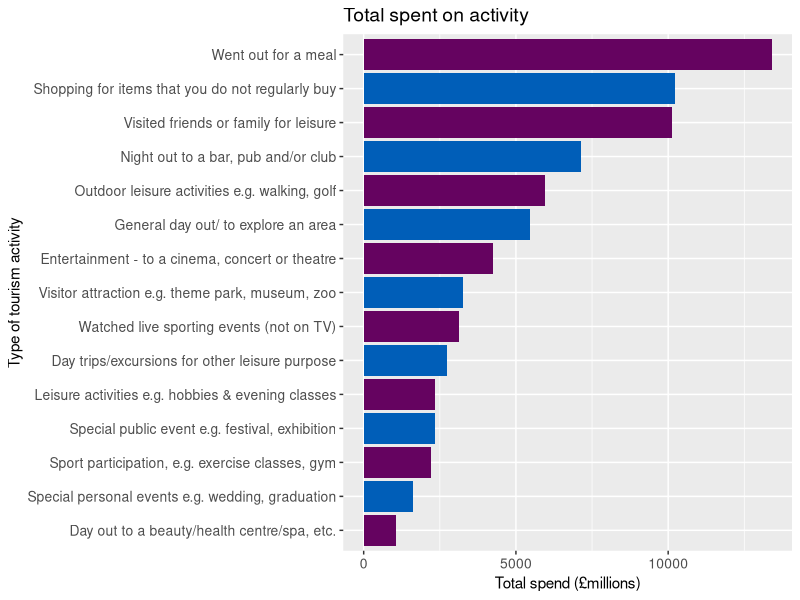
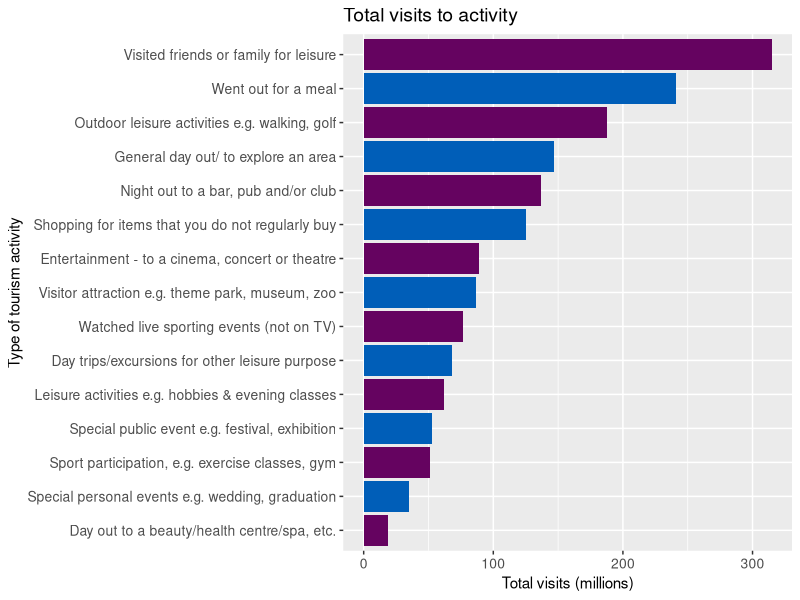
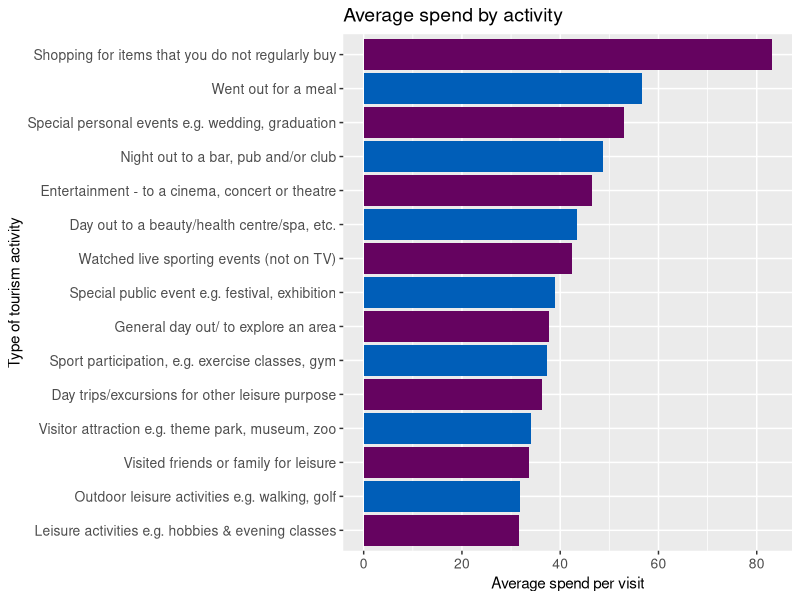
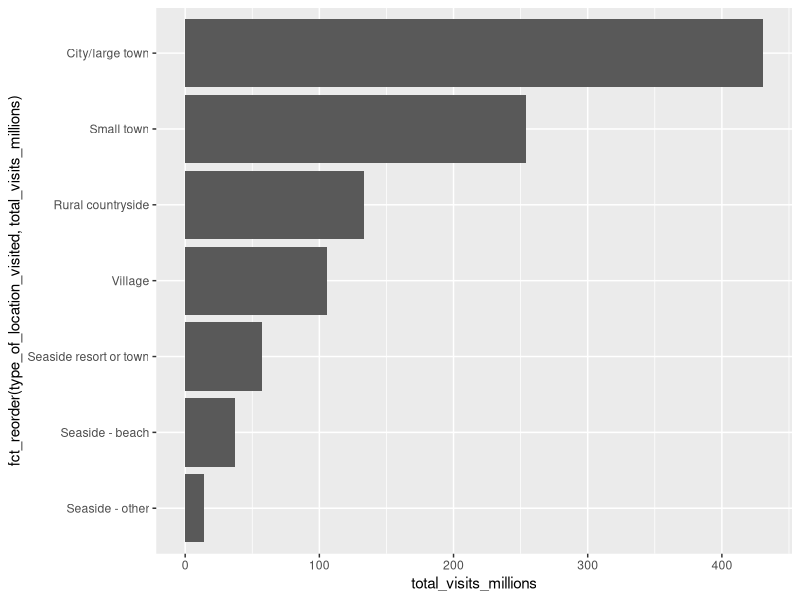
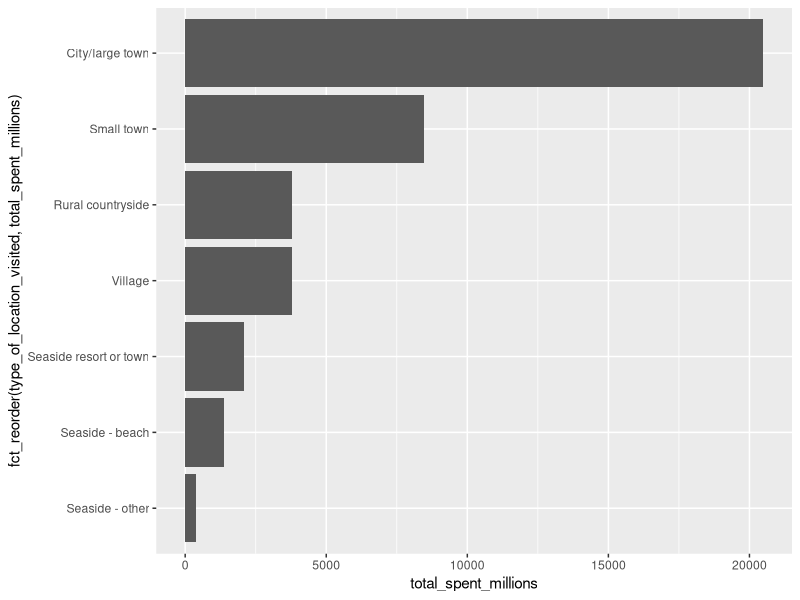
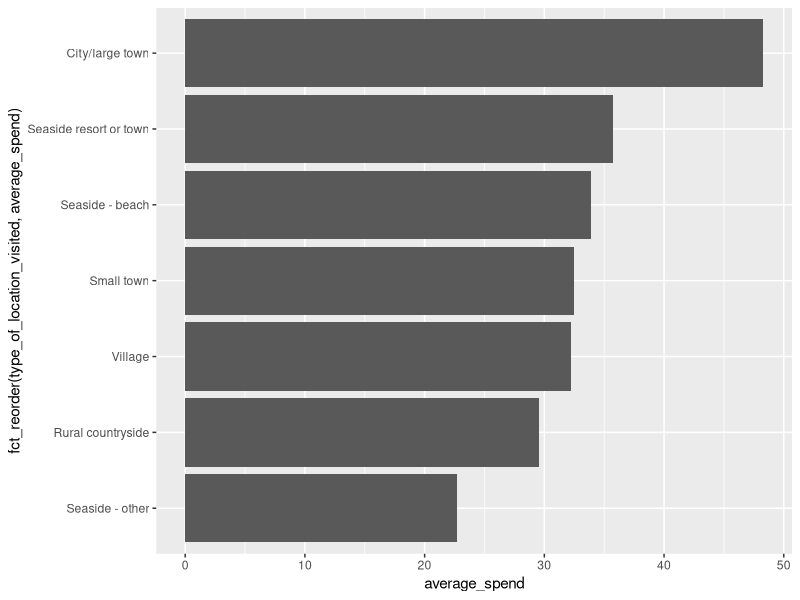
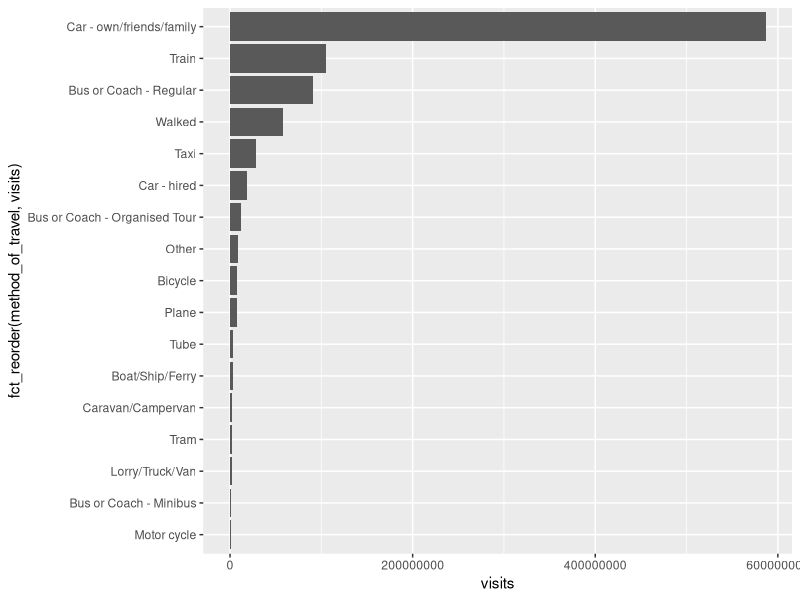
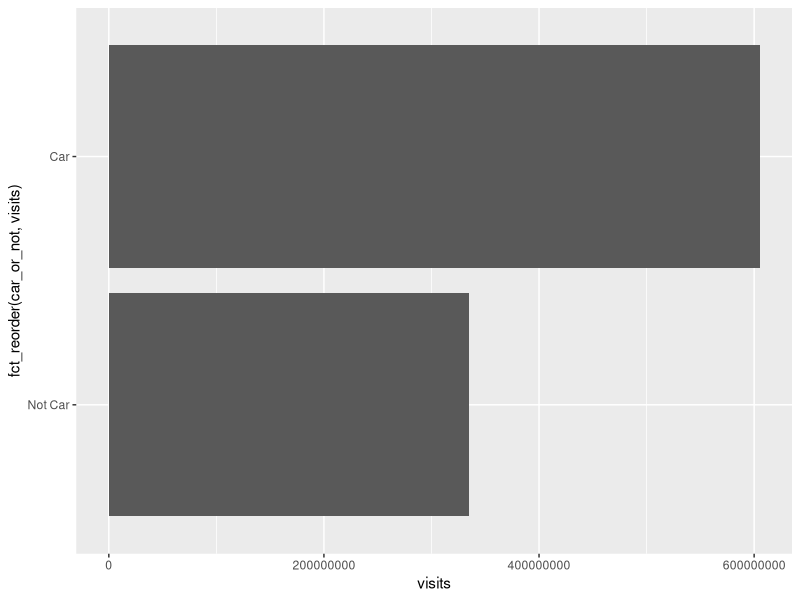

Write R code to recreate these figures, in order.
## ---- chunk 1
library(tidyverse)
library(here)

options(scipen = 999)
## ---- chunk 2

visit_theme <- theme(axis.text = element_text(size = 10),
                    plot.title = element_text(size = 14),
                    panel.grid.minor.y = element_blank())

visit_colour <- c("#650360", "#005EB8")
#other colour to consider #211511

## ---- chunk 3
activities <- read_csv(here("clean data/activities.csv"))

locations <- read_csv(here("clean data/location.csv"))

travel <- read_csv(here("clean data/travel.csv"))

accomodation <- read_csv(here("clean data/accomodation.csv"))

demographics <- read_csv(here("clean data/demographics.csv"))
## ---- chunk 4

activities <- activities %>% 
  mutate(gdp_spent_millions = gbp_spent/1000000,
         visits_millions = visits/1000000)

activities %>% 
  filter(tourism_activity != "All") %>% 
  group_by(tourism_activity) %>% 
  summarise(total_income_millions = sum(gdp_spent_millions)) %>% 
  arrange(desc(total_income_millions))

activities %>% 
  filter(tourism_activity != "All") %>% 
  group_by(tourism_activity) %>% 
  summarise(total_income_millions = sum(gdp_spent_millions)) %>% 
  arrange(desc(total_income_millions)) %>%
  mutate(tourism_order = 1:n()) %>%
  mutate(tourism_order = as.character(tourism_order)) %>% 
  ggplot(aes(x = total_income_millions, y = fct_reorder( tourism_activity, total_income_millions), fill = forcats::fct_inorder( tourism_order))) +
  geom_col()+
  scale_fill_manual(values = rep(visit_colour, length.out = 15))+
  theme(legend.position = "none")+
  labs(x = "Total spend (£millions)",
       y = "Type of tourism activity",
       title = "Total spent on activity")+
  visit_theme

## ---- chunk 5

activities %>% 
  filter(tourism_activity != "All") %>% 
  group_by(tourism_activity) %>% 
  summarise(total_visits_millions = sum(visits_millions)) %>% 
  arrange(desc(total_visits_millions))

activities %>% 
  filter(tourism_activity != "All") %>% 
  group_by(tourism_activity) %>% 
  summarise(total_visits_millions = sum(visits_millions)) %>% 
  arrange(desc(total_visits_millions)) %>% 
  mutate(tourism_order = 1:n()) %>%
  mutate(tourism_order = as.character(tourism_order)) %>% 
  ggplot(aes(x = total_visits_millions, y = fct_reorder(tourism_activity, total_visits_millions), fill = forcats::fct_inorder(tourism_order))) +
  geom_col()+
  scale_fill_manual(values = rep(visit_colour, length.out = 15))+
  theme(legend.position = "none")+
  labs(x = "Total visits (millions)",
       y = "Type of tourism activity",
       title = "Total visits to activity")+
  visit_theme

## ---- chunk 6

activities %>% 
  mutate(spend_per_visit = gdp_spent_millions / visits_millions) %>% 
  filter(tourism_activity != "All") %>% 
  group_by(tourism_activity) %>% 
  summarise(average_spend_per_visit = mean(spend_per_visit)) %>% 
  arrange(desc(average_spend_per_visit))

activities %>% 
  mutate(spend_per_visit = gdp_spent_millions / visits_millions) %>% 
  filter(tourism_activity != "All") %>% 
  group_by(tourism_activity) %>% 
  summarise(average_spend_per_visit = median(spend_per_visit)) %>% 
  arrange(desc(average_spend_per_visit)) %>% 
  mutate(tourism_order = 1:n()) %>%
  mutate(tourism_order = as.character(tourism_order)) %>% 
  ggplot(aes(x = average_spend_per_visit, y = fct_reorder(tourism_activity, average_spend_per_visit), fill = forcats::fct_inorder(tourism_order))) +
  geom_col()+
  scale_fill_manual(values = rep(visit_colour, length.out = 15))+
  theme(legend.position = "none")+
  labs(x = "Average spend per visit",
       y = "Type of tourism activity",
       title = "Average spend by activity")+
  visit_theme  

## ---- chunk 7

locations %>% 
  filter(type_of_location_visited != "All areas") %>% 
  mutate(visits_millions = visits / 1000000) %>% 
  group_by(type_of_location_visited) %>% 
  summarise(total_visits_millions = sum(visits_millions)) %>% 
  ggplot(aes(x = total_visits_millions, y = fct_reorder(type_of_location_visited, total_visits_millions))) +
  geom_col()

locations %>% 
  filter(type_of_location_visited != "All areas") %>% 
  mutate(spend_millions = gbp_spent / 1000000) %>% 
  group_by(type_of_location_visited) %>% 
  summarise(total_spent_millions = sum(spend_millions)) %>% 
  ggplot(aes(x = total_spent_millions, y = fct_reorder(type_of_location_visited, total_spent_millions))) +
  geom_col()

locations %>% 
  mutate(spend_per_visit = gbp_spent / visits) %>% 
  filter(type_of_location_visited != "All areas") %>% 
  group_by(type_of_location_visited) %>% 
  summarise(average_spend = median(spend_per_visit)) %>% 
  ggplot(aes(x = average_spend, y = fct_reorder(type_of_location_visited, average_spend))) +
  geom_col()

## ---- chunk 8
travel %>% 
  filter(method_of_travel != "All") %>% 
  ggplot(aes(x = visits, y = fct_reorder(method_of_travel, visits))) +
  geom_col()

travel %>% 
  mutate(car_or_not = case_when(method_of_travel == "Car - hired" ~ "Car",
                                method_of_travel == "Car - own/friends/family" ~ "Car",
                                TRUE ~ "Not Car")) %>% 
  filter(method_of_travel != "All") %>% 
  ggplot(aes(x = visits, y = fct_reorder(car_or_not, visits))) +
  geom_col()

travel %>% 
  mutate(public_or_not = case_when(method_of_travel == "Boat/Ship/Ferry" ~ "Public",
                                   method_of_travel == "Bus or Coach - Minibus" ~ "Public",
                                   method_of_travel == "Bus or Coach - Organised Tour" ~ "Public",
                                   method_of_travel == "Bus or Coach - Regular" ~ "Public",
                                   method_of_travel == "Plane" ~ "Public",
                                   method_of_travel == "Taxi" ~ "Public",
                                   method_of_travel == "Train" ~ "Public",
                                   method_of_travel == "Tram" ~ "Public",
                                   method_of_travel == "Tube" ~ "Public",
                                   TRUE ~ "Not Public"
                                   )) %>% 
  filter(method_of_travel != "All") %>%
  filter(public_or_not == "Public") %>% 
  ggplot(aes(x = visits, y = fct_reorder(method_of_travel, visits))) +
  geom_col()

## ---- chunk 9

accomodation %>% 
  filter(location == "All" & weekday_weekend == "All", size_of_accommodation == "All") %>% 
  group_by(accommodation_type_and_occupancy, year) %>% 
  summarise(average_occupancy = median(percent_occupancy)) %>% 
  ggplot(aes(x = year, y= average_occupancy, colour = accommodation_type_and_occupancy))+
  geom_line()

## ---- chunk 10

accomodation_to_2019 <-  accomodation %>% 
  filter(year != 2021, year != 2022)

accomodation %>% 
  filter(location == "All" & weekday_weekend == "All", size_of_accommodation == "All") %>% 
  group_by(accommodation_type_and_occupancy) %>% 
  summarise(average_occupancy = median(percent_occupancy)) %>% 
  ggplot(aes(x = average_occupancy, y = accommodation_type_and_occupancy))+
  geom_col()

## ---- chunk 11

accomodation %>% 
  filter(location != "All") %>% 
  filter(weekday_weekend == "All", size_of_accommodation == "All") %>% 
  group_by(accommodation_type_and_occupancy, location) %>% 
  summarise(average_occupancy = mean(percent_occupancy)) %>% 
  arrange(desc(accommodation_type_and_occupancy), desc(average_occupancy))

accomodation %>% 
  filter(location != "All") %>% 
  filter(weekday_weekend == "All", size_of_accommodation == "All") %>% 
  group_by(accommodation_type_and_occupancy, location) %>% 
  summarise(average_occupancy = mean(percent_occupancy)) %>% 
  ggplot(aes(x = average_occupancy, y = accommodation_type_and_occupancy))+ 
  geom_col()+
  facet_wrap(~location)

accomodation %>% 
  filter(location != "All") %>% 
  filter(weekday_weekend == "All", size_of_accommodation == "All") %>% 
  group_by(accommodation_type_and_occupancy, location) %>% 
  summarise(average_occupancy = mean(percent_occupancy)) %>% 
  ggplot(aes(x = average_occupancy, y = location))+ 
  geom_col()+
  facet_wrap(~accommodation_type_and_occupancy)

## ---- chunk 12

demographics <-  demographics %>% 
  mutate(spend_per_visit = gbp_spent/ visits)
# can do all categories like the example below or as some form of grid
# demographics %>% 
#   filter(category == "access_to_car") %>% 
#   ggplot(aes(x = type, y = spend_per_visit))+
#   geom_col()

demographics %>% 
  ggplot(aes(x = type, y = gbp_spent))+
  geom_col()+
  facet_grid(~category, scales = "free")+ 
  theme(axis.text.x = element_text(angle = 90, vjust = 0.5, size = 4))

demographics %>% 
  ggplot(aes(x = type, y = visits))+
  geom_col()+
  facet_grid(~category, scales = "free")+
  theme(axis.text.x = element_text(angle = 90, vjust = 0.5, size = 4))

demographics %>% 
  ggplot(aes(x = type, y = spend_per_visit))+
  geom_col()+
  facet_grid(~category, scales = "free")+
  theme(axis.text.x = element_text(angle = 90, vjust = 0.5, size = 4))

